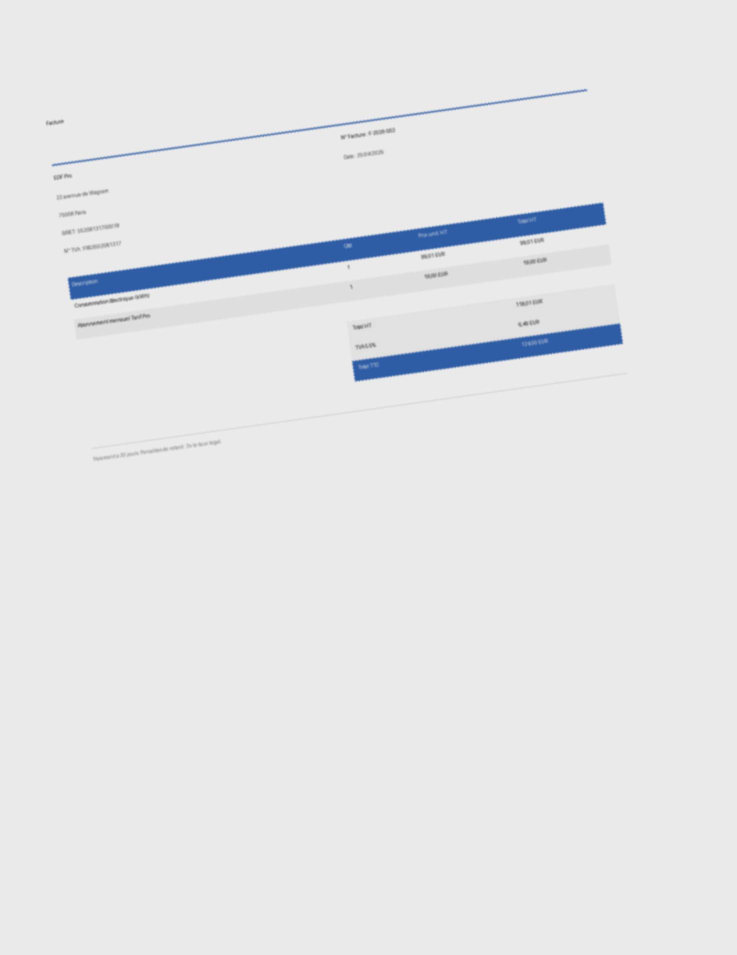
#> input picture data/samples/edf_pro_photo.jpg, 1474 x 1910 px (shown at 1/2 size)
$ python -i generate_invoices.py   (imports and definitions only)
#> lines starting #> are read from the running program, lines starting #| are printed output that depends on the picture
#> further down, picture is the input picture: PIL image 1474x1910 RGB; mean R, G, B 228.6, 229.8, 231.6
"""
Generate 10 sample French invoices for the hackathon demo.

Output: data/samples/
  - 6 clean text-layer PDFs
  - 2 scanned-style PDFs (image-based)
  - 2 phone-photo JPGs
"""

import datetime
import io
import os
import sys

# ---------------------------------------------------------------------------
# Ensure project root is importable
# ---------------------------------------------------------------------------
sys.path.insert(0, os.path.dirname(os.path.dirname(os.path.abspath(__file__))))

from scripts.utils import luhn_valid, make_invoice_number, make_siret, make_tva_intra

# ---------------------------------------------------------------------------
# ReportLab imports
# ---------------------------------------------------------------------------
from reportlab.lib import colors
from reportlab.lib.pagesizes import A4
from reportlab.lib.styles import ParagraphStyle, getSampleStyleSheet
from reportlab.lib.units import mm
from reportlab.platypus import Paragraph, SimpleDocTemplate, Spacer, Table, TableStyle

# PIL
from PIL import Image, ImageDraw, ImageEnhance, ImageFilter, ImageFont

# reportlab canvas for embedding images
from reportlab.pdfgen import canvas as rl_canvas

# ---------------------------------------------------------------------------
# Supplier definitions
# ---------------------------------------------------------------------------
TODAY = datetime.date(2026, 5, 7)

SUPPLIERS = [
    {
        "name": "Orange Business",
        "address": "78 rue de la Roquette",
        "city": "75011 Paris",
        "siren": "732829320",
        "nic": "0001",
        "category": "Télécom",
        "tva_rate": 20.0,
        "ht": 49.00,
        "tva_eur": 9.80,
        "ttc": 58.80,
        "filename": "orange_business.pdf",
        "invoice_idx": 1,
        "date_offset": 5,
        "lines": [
            ("Abonnement Livebox Pro", 1, 49.00),
        ],
    },
    {
        "name": "EDF Pro",
        "address": "22 avenue de Wagram",
        "city": "75008 Paris",
        "siren": "552081317",
        "nic": "0001",
        "category": "Énergie",
        "tva_rate": 5.5,
        "ht": 118.01,
        "tva_eur": 6.49,
        "ttc": 124.50,
        "filename": "edf_pro.pdf",
        "invoice_idx": 2,
        "date_offset": 12,
        "lines": [
            ("Consommation électrique (kWh)", 1, 99.01),
            ("Abonnement mensuel Tarif Pro", 1, 19.00),
        ],
    },
    {
        "name": "La Poste Pro",
        "address": "9 rue du Louvre",
        "city": "75001 Paris",
        "siren": "356000000",
        "nic": "0002",
        "category": "Affranchissement",
        "tva_rate": 20.0,
        "ht": 36.00,
        "tva_eur": 7.20,
        "ttc": 43.20,
        "filename": "la_poste_pro.pdf",
        "invoice_idx": 3,
        "date_offset": 20,
        "lines": [
            ("Carnet 20 timbres prioritaires", 2, 16.00),
            ("Affranchissement colis standard", 1, 4.00),
        ],
    },
    {
        "name": "Manutan",
        "address": "14 avenue du Président Wilson",
        "city": "93210 La Plaine-Saint-Denis",
        "siren": "542065305",
        "nic": "0001",
        "category": "Fournitures bureau",
        "tva_rate": 20.0,
        "ht": 214.00,
        "tva_eur": 42.80,
        "ttc": 256.80,
        "filename": "manutan.pdf",
        "invoice_idx": 4,
        "date_offset": 30,
        "lines": [
            ("Armoire métallique vestiaire", 1, 149.00),
            ("Étagère stockage 5 niveaux", 1, 45.00),
            ("Chaise atelier réglable", 1, 20.00),
        ],
    },
    {
        "name": "Bureau Vallée",
        "address": "45 boulevard Haussmann",
        "city": "75009 Paris",
        "siren": "404833048",
        "nic": "0001",
        "category": "Fournitures bureau",
        "tva_rate": 20.0,
        "ht": 74.50,
        "tva_eur": 14.90,
        "ttc": 89.40,
        "filename": "bureau_vallee.pdf",
        "invoice_idx": 5,
        "date_offset": 40,
        "lines": [
            ("Ramette papier A4 80g (5x)", 3, 12.50),
            ("Cartouches encre HP 302XL (lot 2)", 1, 25.00),
            ("Classeurs à levier A4 (lot 10)", 1, 24.50),
        ],
    },
    {
        "name": "Sodexo Restauration",
        "address": "255 quai de la Bataille de Stalingrad",
        "city": "92130 Issy-les-Moulineaux",
        "siren": "301940219",
        "nic": "0001",
        "category": "Restauration",
        "tva_rate": 10.0,
        "ht": 71.00,
        "tva_eur": 7.10,
        "ttc": 78.10,
        "filename": "sodexo.pdf",
        "invoice_idx": 6,
        "date_offset": 50,
        "lines": [
            ("Titres-restaurant nominatifs (x10)", 10, 6.50),
            ("Frais de service mensuel", 1, 6.00),
        ],
    },
]

# ---------------------------------------------------------------------------
# Helpers
# ---------------------------------------------------------------------------

# [1 line that did not run here, left out]

# [6 lines that did not run here, left out]
# [7 lines that did not run here, left out]
# [7 lines that did not run here, left out]
# [6 lines that did not run here, left out]


def fr_amount(value: float) -> str:
    """Format as French decimal: comma separator, 2 places."""
    return f"{value:,.2f}".replace(",", " ").replace(".", ",")


# [243 lines left out: functions build_invoice_story, generate_clean_pdf, build_invoice_image, degrade_scan, not called in this run]


def degrade_photo(img: Image.Image) -> Image.Image:
    """Apply phone-photo degradation to a PIL image."""
    img = img.filter(ImageFilter.GaussianBlur(radius=1.5))
    img = img.rotate(8, expand=True, fillcolor=(255, 255, 255))
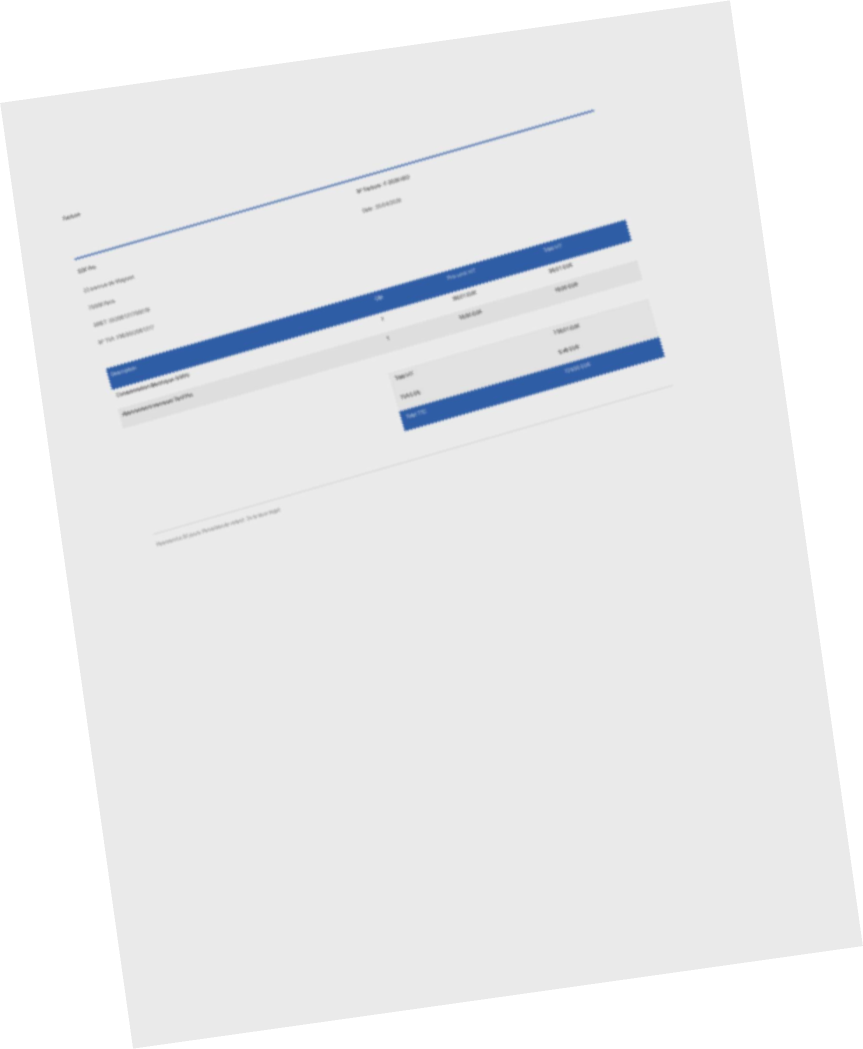
#> img: PIL image 1726x2098 RGB (shown at 1/2 size); mean R, G, B 234.5, 235.4, 236.8
    img = ImageEnhance.Brightness(img).enhance(0.92)
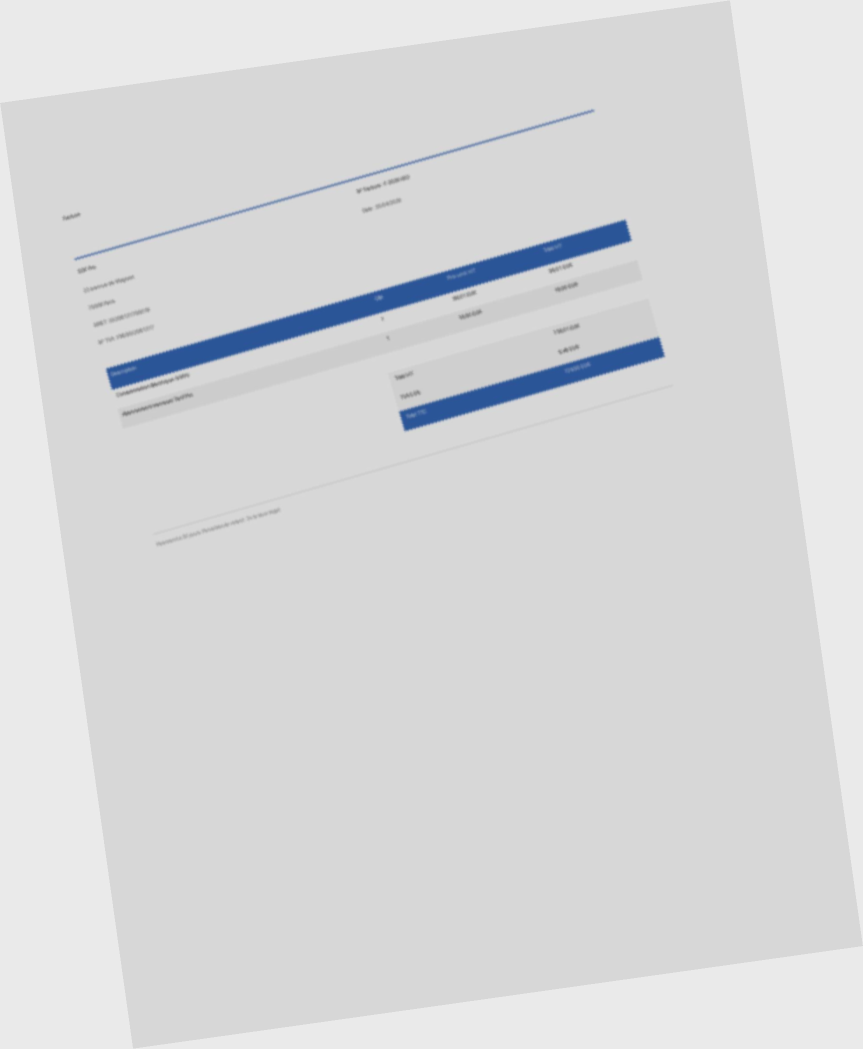
#> img: PIL image 1726x2098 RGB (shown at 1/2 size); mean R, G, B 215.3, 216.2, 217.5
    return img


# [152 lines left out: functions image_to_pdf, main, write_readme, not called in this run]


# [2 lines not run here, left out]

>>> from PIL import Image
>>> picture = Image.open('../data/samples/edf_pro_photo.jpg')
>>> result = degrade_photo(picture)
